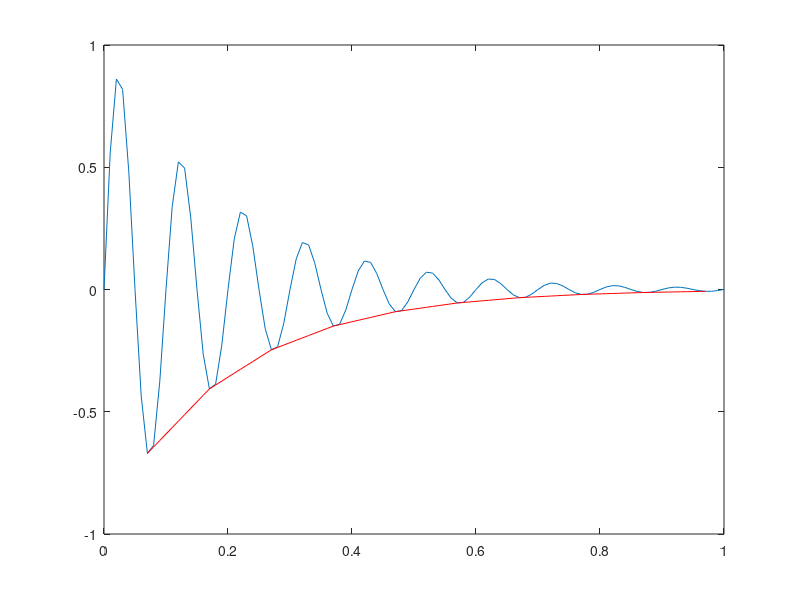

This figure's MATLAB source:
f = 10;
dt = 0.01; % sec
t = 0:dt:1; % time axis vector
x = cos(2*pi*f*t);

tau = 0.2; % sec
y = exp(-t/tau) .* sin(2*pi*f*t);
figure, plot(t,y);hold on

ind=find(diff(sign(diff(y)))==+2)+1;
val=interp1(t(ind),y(ind),t,'linear');
plot(t,val,'r') 
